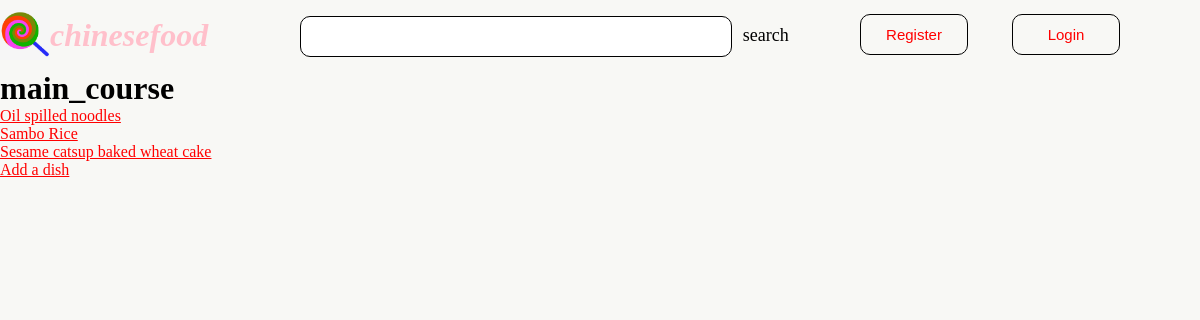
/rango/category/main_course/, run on the app's committed database.
### rango/models.py (models this page shows, shortened)
class Category(models.Model):
    category = models.CharField(max_length=128, unique=True)
    slug = models.SlugField(unique=True)
    class Meta:
        verbose_name_plural = 'Categories'

class Dish(models.Model):
    category = models.ForeignKey(Category, on_delete=models.CASCADE)
    dish = models.CharField(max_length=128, unique=True)
    url = models.URLField()
    likes = models.IntegerField(default=0)
    class Meta:
        verbose_name_plural = 'Dishes'

### rango/views.py (the view)
# urls.py: path('category/<slug:category_name_slug>/', views.show_category, name='show_category'),
def show_category(request, category_name_slug):
    context_dict = {}
    try:
        category = Category.objects.get(slug=category_name_slug)
        dishes = Dish.objects.filter(category=category)
        context_dict['dishes'] = dishes
        context_dict['category'] = category
    except Category.DoesNotExist:
        context_dict['category'] = None
        context_dict['pages'] = None
    return render(request, 'rango/category.html', context_dict)

### templates/rango/category.html (shortened to what this page needs)
<!DOCTYPE html>
{% load staticfiles %}
<html lang="en">
<head>
    <link rel="stylesheet" type="text/css" href="{% static 'css/homepage.css' %}">
</head>
<body>
    <div class="w header">
    <div class="logo f">
        <img  class="f" src="{% static 'images/t.jpg' %}" alt="" height="50">
        <h1 class="f"><i>chinesefood</i></h1>
    </div>
    <div class="search f">
        <input type="search"><span>search</span>
    </div>
    <div class="login f">
        {% if user.is_authenticated %}
            hello {{ user.username }}!
            <button>
                <a class="a2" href="{% url 'rango:logout' %}">Logout</a>
            </button>
        {% else %}
            <button>
                <a class="a2" href="{% url 'rango:register' %}">Register</a>
            </button>
            <button>
                 <a class="a2" href="{% url 'rango:login' %}">Login</a>
            </button>
        {% endif %}
    </div>
</div>
    {% if category %}
        <h1>{{ category.category }}</h1>
        {% if dishes %}
            <ul>
                {% for dish in dishes %}
                    <li><a href="{{ dish.url }}">{{ dish.dish }}</a> </li>
                {% endfor %}
            </ul>
        {% else %}
            <strong>No dishes currently in category</strong>
        {% endif %}
    {% else %}
        This category does not exist.
    {% endif %}
    <div>
        <a href="/rango/category/{{ category.slug}}/add_dish/">Add a dish</a><br />
    </div>
</body>
</html>

### static/css/homepage.css (style rules this page uses)
* { margin: 0; padding: 0; }
button, input { outline: none; }
body { background-color: #F8F8F5 }
.w { width: 1200px; margin: 0 auto; }
.header { padding: 10px 0; height: 50px; line-height: 50px; }
.f { float: left; }
.logo { width: 25%; height: 100%; }
.logo h1 i { color: pink; }
.search { width: 45%; }
.search input { border: 1px solid black; padding-left: 30px; margin-right: 2%; width: 80%; border-radius: 10px; height: 41px; }
.search span { font-size: 18px; }
.login { width: 30%; }
.login button { border: 1px solid black; cursor: pointer; width: 30%; margin: 0 20px; height: 41px; padding: 0 20px ; border-radius: 10px; background-color: transparent; }
.a2 { font-size: 15px; text-decoration: none; text-align: justify; }
a:link { color: red; }

### data on the page
Category: category "main_course"
Dish: dish "Oil spilled noodles"
Dish: dish "Sambo Rice"
Dish: dish "Sesame catsup baked wheat cake"
